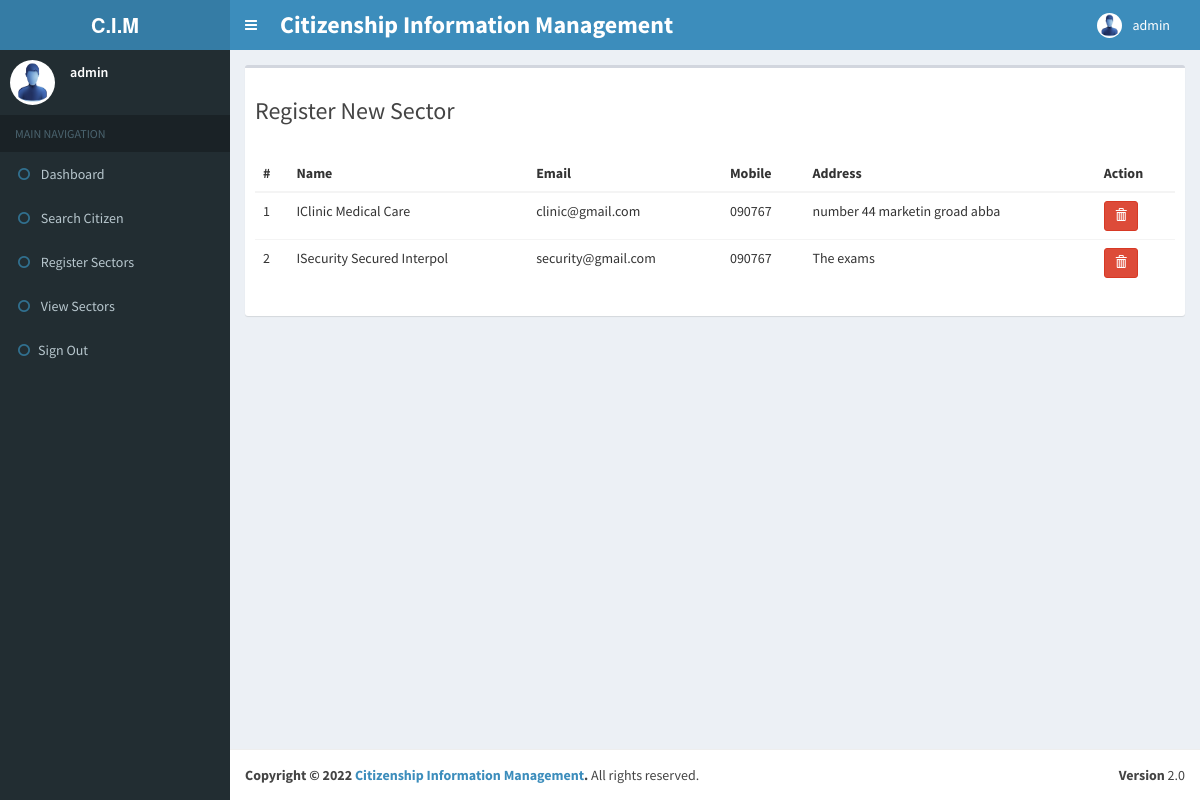
/pages/view_sector.php (signed in), run on the app's committed database.
### tables this page shows
CREATE TABLE `sector` (
  `email` varchar(30) NOT NULL,
  `sector_name` varchar(60) NOT NULL,
  `mobile` varchar(15) NOT NULL,
  `address` text NOT NULL
);

### resources/sessions.php (called while the page is built, shortened)
<?php
class Sessions {
    private $DB_USER = "root";
    private $DB_PASSWORD = "";
    private $DB_DSN = "mysql:host=localhost;dbname=citizen";
    private function getConnection() {
        try {
            $conn = new PDO($this->DB_DSN, $this->DB_USER, $this->DB_PASSWORD);
            return $conn;
        } catch (Exception $ex) {
            echo $ex->getMessage();
        }
    }
    public function getAllSector() {
        try {
            $conn = $this->getConnection();
            $query = "SELECT * FROM sector;";
            $ps = $conn->prepare($query);
            $ps->execute();
            return $ps->fetchAll();
        } catch (Exception $ex) {
            echo $ex->getMessage();
        }
    }
}

### pages/view_sector.php (the view, shortened to what this page needs)
<?php
include '../resources/sessions.php';
$ses = new Sessions();
?>
<!DOCTYPE html>
<html>
    <head>
        <link href="../bootstrap/css/bootstrap.min.css" rel="stylesheet" type="text/css" />
        <link href="https://maxcdn.bootstrapcdn.com/font-awesome/4.3.0/css/font-awesome.min.css" rel="stylesheet" type="text/css" />
        <link href="http://code.ionicframework.com/ionicons/2.0.0/css/ionicons.min.css" rel="stylesheet" type="text/css" />
        <link href="../dist/css/AdminLTE.min.css" rel="stylesheet" type="text/css" />
        <link href="../dist/css/skins/_all-skins.min.css" rel="stylesheet" type="text/css" />
        <link href="../plugins/iCheck/flat/blue.css" rel="stylesheet" type="text/css" />
        <link href="../plugins/morris/morris.css" rel="stylesheet" type="text/css" />
        <link href="../plugins/jvectormap/jquery-jvectormap-1.2.2.css" rel="stylesheet" type="text/css" />
        <link href="../plugins/datepicker/datepicker3.css" rel="stylesheet" type="text/css" />
        <link href="../plugins/daterangepicker/daterangepicker-bs3.css" rel="stylesheet" type="text/css" />
        <link href="../plugins/bootstrap-wysihtml5/bootstrap3-wysihtml5.min.css" rel="stylesheet" type="text/css" />
    </head>
    <body class="skin-blue">
        <div class="wrapper">
            <?php include '../resources/header.php'; ?>
            <?php include '../resources/sidebar.php'; ?>
            <div class="content-wrapper">
                <section class="content">
                    <div class="row">
                        <div class="col-md-12">
                            <div class="box">
                                <div class="box-header">
                                    <h3>Register New Sector</h3>
                                </div>
                                <div class="box-body">
                                    <div class="row">
                                        <div class="col-md-12">
                                            <table class="table table-hover">
                                                <thead>
                                                    <tr>
                                                        <th>#</th>
                                                        <th>Name</th>
                                                        <th>Email</th>
                                                        <th>Mobile</th>
                                                        <th>Address</th>
                                                        <th>Action</th>
                                                    </tr>
                                                </thead>
                                                <tbody>
                                                    <?php
                                                    $sn = 1;
                                                    $all_sectors = $ses->getAllSector();
                                                    foreach ($all_sectors as $single_sector) {
                                                        ?>
                                                        <tr>
                                                            <td><?php echo $sn ?></td>
                                                            <td><?php echo $single_sector['sector_name'] ?></td>
                                                            <td><?php echo $single_sector['email'] ?></td>
                                                            <td><?php echo $single_sector['mobile'] ?></td>
                                                            <td><?php echo $single_sector['address'] ?></td>
                                                            <td>
                                                                <form method="post" onsubmit="return confirm('Delete this item!')">
                                                                    <button type="submit" name="del" class="btn btn-sm btn-danger">
                                                                        <i class="glyphicon glyphicon-trash"></i>
                                                                    </button>
                                                                </form>
                                                            </td>
                                                        </tr>
                                                        <?php
                                                        $sn++;
                                                    }
                                                    ?>
                                                </tbody>
                                            </table>
                                        </div>
                                    </div>
                                </div>
                            </div>
                        </div>
                    </div>
                </section>
            </div>
            <?php include '../resources/footer.php'; ?>
        </div>
    </body>
</html>

### resources/header.php (shortened to what this page needs)
<?php
$head_ses = new Sessions();
?>
<header class="main-header">
    <a href="index2.html" class="logo"><b><?php echo $head_ses->APP_SYMBOL ?></b></a>
    <nav class="navbar navbar-static-top" role="navigation">
        <a href="#" class="sidebar-toggle" data-toggle="offcanvas" role="button">
        </a>
        <span style="float: left; padding: 8px; font-size: 24px; color: #fff; font-weight: bold;">
            <?php echo $head_ses->APP_TITLE ?>
        </span>
        <div class="navbar-custom-menu">
            <ul class="nav navbar-nav">
                <li class="dropdown user user-menu">
                    <a href="#" class="dropdown-toggle" data-toggle="dropdown">
                        <img src="../images/user.jpg" class="user-image" alt="User Image"/>
                        <span class="hidden-xs"><?php echo $_SESSION['uid'] ?></span>
                    </a>
                </li>
            </ul>
        </div>
    </nav>
</header>

### resources/sidebar.php (shortened to what this page needs)
<?php
$side_role = $_SESSION['role'];
?>
<aside class="main-sidebar">
    <section class="sidebar">
        <div class="user-panel">
            <div class="pull-left image">
                <img src="../images/user.jpg" class="img-circle" alt="User Image" />
            </div>
            <div class="pull-left info">
                <p><?php echo $_SESSION['uid'] ?></p>
            </div>
        </div>
        <ul class="sidebar-menu">
            <li class="header">MAIN NAVIGATION</li>
            <li><a href="index.php"><i class="fa fa-circle-o text-info"></i> Dashboard</a></li>
            <li><a href="search_citizen.php"><i class="fa fa-circle-o text-info"></i> Search Citizen</a></li>
            <?php
            if ($side_role == "admin") {
                ?>
                <li><a href="reg_sector.php"><i class="fa fa-circle-o text-info"></i> Register Sectors</a></li>
                <li><a href="view_sector.php"><i class="fa fa-circle-o text-info"></i> View Sectors</a></li>
                <?php
            } else if ($side_role == "medical") {
                ?>
                <li><a href="reg_citizen.php"><i class="fa fa-circle-o text-info"></i> Register Citizen</a></li>
                <?php
            } else if ($side_role == "security") {
                ?>
                <li><a href="reg_citizen.php"><i class="fa fa-circle-o text-info"></i> Register Citizen</a></li>
                <?php
            }
            ?>
            <li><a href="../logout.php"><i class="fa fa-circle-o text-info"></i>Sign Out</a></li>
        </ul>
    </section>
</aside>

### resources/footer.php
<?php
$footer_ses = new Sessions();
?>
<footer class="main-footer">
    <div class="pull-right hidden-xs">
        <b>Version</b> 2.0
    </div>
    <strong>
        Copyright &copy; <?php echo date("Y") ?>
        <a href="#"><?php echo $footer_ses->APP_TITLE ?></a>.
    </strong> All rights reserved.
</footer>

### data on the page
sector: sector_name "IClinic Medical Care", email "clinic@gmail.com", mobile "090767", address "number 44 marketin groad abba"
sector: sector_name "ISecurity Secured Interpol", email "security@gmail.com", mobile "090767", address "The exams"

### other printed values
$head_ses->APP_SYMBOL "C.I.M"
$head_ses->APP_TITLE "Citizenship Information Management"
$_SESSION['uid'] "admin"
$footer_ses->APP_TITLE "Citizenship Information Management"
